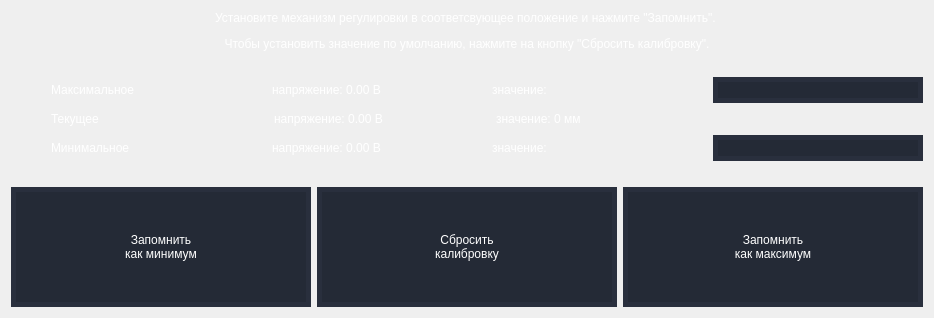
      <widget class="QWidget" name="tab_2">
       <attribute name="title">
        <string>верхние решета</string>
       </attribute>
       <layout class="QVBoxLayout" name="verticalLayout_2">
        <item>
         <widget class="QLabel" name="label_6">
          <property name="maximumSize">
           <size>
            <width>1024</width>
            <height>16777215</height>
           </size>
          </property>
          <property name="styleSheet">
           <string notr="true">	color: rgb(255, 255, 255);
	font: 18pt &quot;Nunito-Regular&quot;;
background-color: rgba(255, 255, 255, 0);</string>
          </property>
          <property name="text">
           <string>&lt;html&gt;&lt;head/&gt;&lt;body&gt;&lt;p align=&quot;center&quot;&gt;Установите механизм регулировки в соответсвующее положение и нажмите &amp;quot;Запомнить&amp;quot;. &lt;/p&gt;&lt;p align=&quot;center&quot;&gt;Чтобы установить значение по умолчанию, нажмите на кнопку &amp;quot;Сбросить калибровку&amp;quot;.&lt;/p&gt;&lt;/body&gt;&lt;/html&gt;</string>
          </property>
         </widget>
        </item>
        <item>
         <spacer name="verticalSpacer_4">
          <property name="orientation">
           <enum>Qt::Vertical</enum>
          </property>
          <property name="sizeType">
           <enum>QSizePolicy::Fixed</enum>
          </property>
          <property name="sizeHint" stdset="0">
           <size>
            <width>20</width>
            <height>20</height>
           </size>
          </property>
         </spacer>
        </item>
        <item>
         <layout class="QHBoxLayout" name="horizontalLayout_10">
          <item>
           <spacer name="horizontalSpacer_6">
            <property name="orientation">
             <enum>Qt::Horizontal</enum>
            </property>
            <property name="sizeType">
             <enum>QSizePolicy::Fixed</enum>
            </property>
            <property name="sizeHint" stdset="0">
             <size>
              <width>40</width>
              <height>20</height>
             </size>
            </property>
           </spacer>
          </item>
          <item>
           <widget class="QLabel" name="label_21">
            <property name="styleSheet">
             <string notr="true">	color: rgb(255, 255, 255);
	font: 22pt &quot;Nunito-Regular&quot;;
	background-color: rgba(255, 255, 255, 0);</string>
            </property>
            <property name="text">
             <string>Максимальное</string>
            </property>
           </widget>
          </item>
          <item>
           <widget class="QLabel" name="label_22">
            <property name="styleSheet">
             <string notr="true">	color: rgb(255, 255, 255);
	font: 22pt &quot;Nunito-Regular&quot;;
	background-color: rgba(255, 255, 255, 0);</string>
            </property>
            <property name="text">
             <string>напряжение: 0.00 В</string>
            </property>
           </widget>
          </item>
          <item>
           <widget class="QLabel" name="label_23">
            <property name="styleSheet">
             <string notr="true">	color: rgb(255, 255, 255);
	font: 22pt &quot;Nunito-Regular&quot;;
	background-color: rgba(255, 255, 255, 0);</string>
            </property>
            <property name="text">
             <string>значение: </string>
            </property>
           </widget>
          </item>
          <item>
           <widget class="QLineEdit" name="lineEdit_3">
            <property name="maximumSize">
             <size>
              <width>210</width>
              <height>16777215</height>
             </size>
            </property>
            <property name="styleSheet">
             <string notr="true">	background-color: rgb(36, 42, 54);
	border-style: solid;
	border-color: rgb(41, 47, 61);
	border-width: 5px;
	color: rgb(255, 255, 255);
	font: 24pt &quot;Nunito-Regular&quot;;</string>
            </property>
           </widget>
          </item>
         </layout>
        </item>
        <item>
         <layout class="QHBoxLayout" name="horizontalLayout_9">
          <item>
           <spacer name="horizontalSpacer_5">
            <property name="orientation">
             <enum>Qt::Horizontal</enum>
            </property>
            <property name="sizeType">
             <enum>QSizePolicy::Fixed</enum>
            </property>
            <property name="sizeHint" stdset="0">
             <size>
              <width>40</width>
              <height>20</height>
             </size>
            </property>
           </spacer>
          </item>
          <item>
           <widget class="QLabel" name="label_18">
            <property name="maximumSize">
             <size>
              <width>16777215</width>
              <height>50</height>
             </size>
            </property>
            <property name="styleSheet">
             <string notr="true">	color: rgb(255, 255, 255);
	font: 22pt &quot;Nunito-Regular&quot;;
	background-color: rgba(255, 255, 255, 0);</string>
            </property>
            <property name="text">
             <string>Текущее</string>
            </property>
           </widget>
          </item>
          <item>
           <widget class="QLabel" name="label_19">
            <property name="styleSheet">
             <string notr="true">	color: rgb(255, 255, 255);
	font: 22pt &quot;Nunito-Regular&quot;;
	background-color: rgba(255, 255, 255, 0);</string>
            </property>
            <property name="text">
             <string>напряжение: 0.00 В</string>
            </property>
           </widget>
          </item>
          <item>
           <widget class="QLabel" name="label_20">
            <property name="styleSheet">
             <string notr="true">	color: rgb(255, 255, 255);
	font: 22pt &quot;Nunito-Regular&quot;;
	background-color: rgba(255, 255, 255, 0);</string>
            </property>
            <property name="text">
             <string>значение: 0 мм</string>
            </property>
           </widget>
          </item>
          <item>
           <spacer name="horizontalSpacer_11">
            <property name="orientation">
             <enum>Qt::Horizontal</enum>
            </property>
            <property name="sizeType">
             <enum>QSizePolicy::Fixed</enum>
            </property>
            <property name="sizeHint" stdset="0">
             <size>
              <width>210</width>
              <height>20</height>
             </size>
            </property>
           </spacer>
          </item>
         </layout>
        </item>
        <item>
         <layout class="QHBoxLayout" name="horizontalLayout_8">
          <item>
           <spacer name="horizontalSpacer_4">
            <property name="orientation">
             <enum>Qt::Horizontal</enum>
            </property>
            <property name="sizeType">
             <enum>QSizePolicy::Fixed</enum>
            </property>
            <property name="sizeHint" stdset="0">
             <size>
              <width>40</width>
              <height>20</height>
             </size>
            </property>
           </spacer>
          </item>
          <item>
           <widget class="QLabel" name="label_15">
            <property name="styleSheet">
             <string notr="true">	color: rgb(255, 255, 255);
	font: 22pt &quot;Nunito-Regular&quot;;
	background-color: rgba(255, 255, 255, 0);</string>
            </property>
            <property name="text">
             <string>Минимальное</string>
            </property>
           </widget>
          </item>
          <item>
           <widget class="QLabel" name="label_16">
            <property name="styleSheet">
             <string notr="true">	color: rgb(255, 255, 255);
	font: 22pt &quot;Nunito-Regular&quot;;
	background-color: rgba(255, 255, 255, 0);</string>
            </property>
            <property name="text">
             <string>напряжение: 0.00 В</string>
            </property>
           </widget>
          </item>
          <item>
           <widget class="QLabel" name="label_17">
            <property name="styleSheet">
             <string notr="true">	color: rgb(255, 255, 255);
	font: 22pt &quot;Nunito-Regular&quot;;
	background-color: rgba(255, 255, 255, 0);</string>
            </property>
            <property name="text">
             <string>значение: </string>
            </property>
           </widget>
          </item>
          <item>
           <widget class="QLineEdit" name="lineEdit_4">
            <property name="maximumSize">
             <size>
              <width>210</width>
              <height>16777215</height>
             </size>
            </property>
            <property name="styleSheet">
             <string notr="true">	background-color: rgb(36, 42, 54);
	border-style: solid;
	border-color: rgb(41, 47, 61);
	border-width: 5px;
	color: rgb(255, 255, 255);
	font: 24pt &quot;Nunito-Regular&quot;;</string>
            </property>
           </widget>
          </item>
         </layout>
        </item>
        <item>
         <spacer name="verticalSpacer_6">
          <property name="orientation">
           <enum>Qt::Vertical</enum>
          </property>
          <property name="sizeType">
           <enum>QSizePolicy::Fixed</enum>
          </property>
          <property name="sizeHint" stdset="0">
           <size>
            <width>20</width>
            <height>20</height>
           </size>
          </property>
         </spacer>
        </item>
        <item>
         <layout class="QHBoxLayout" name="horizontalLayout_7">
          <item>
           <widget class="QPushButton" name="Button_Combain_8">
            <property name="minimumSize">
             <size>
              <width>300</width>
              <height>120</height>
             </size>
            </property>
            <property name="maximumSize">
             <size>
              <width>350</width>
              <height>16777215</height>
             </size>
            </property>
            <property name="styleSheet">
             <string notr="true">QPushButton{
	background-color: rgb(36, 42, 54);
	border-style: solid;
	border-color: rgb(41, 47, 61);
	border-width: 5px;
	color: rgb(255, 255, 255);
	font: 24pt &quot;Nunito-Regular&quot;;
}
QPushButton:pressed {                 
	background-color: rgb(220, 220, 220);
    border: 3px solid #ffffff;
}</string>
            </property>
            <property name="text">
             <string>Запомнить
как минимум</string>
            </property>
           </widget>
          </item>
          <item>
           <widget class="QPushButton" name="Button_Combain_9">
            <property name="minimumSize">
             <size>
              <width>300</width>
              <height>120</height>
             </size>
            </property>
            <property name="maximumSize">
             <size>
              <width>350</width>
              <height>16777215</height>
             </size>
            </property>
            <property name="styleSheet">
             <string notr="true">QPushButton{
	background-color: rgb(36, 42, 54);
	border-style: solid;
	border-color: rgb(41, 47, 61);
	border-width: 5px;
	color: rgb(255, 255, 255);
	font: 24pt &quot;Nunito-Regular&quot;;
}
QPushButton:pressed {                 
	background-color: rgb(220, 220, 220);
    border: 3px solid #ffffff;
}</string>
            </property>
            <property name="text">
             <string>Сбросить
калибровку</string>
            </property>
           </widget>
          </item>
          <item>
           <widget class="QPushButton" name="Button_Combain_7">
            <property name="minimumSize">
             <size>
              <width>300</width>
              <height>120</height>
             </size>
            </property>
            <property name="maximumSize">
             <size>
              <width>350</width>
              <height>16777215</height>
             </size>
            </property>
            <property name="styleSheet">
             <string notr="true">QPushButton{
	background-color: rgb(36, 42, 54);
	border-style: solid;
	border-color: rgb(41, 47, 61);
	border-width: 5px;
	color: rgb(255, 255, 255);
	font: 24pt &quot;Nunito-Regular&quot;;
}
QPushButton:pressed {                 
	background-color: rgb(220, 220, 220);
    border: 3px solid #ffffff;
}</string>
            </property>
            <property name="text">
             <string>Запомнить
как максимум</string>
            </property>
           </widget>
          </item>
         </layout>
        </item>
       </layout>
      </widget>
